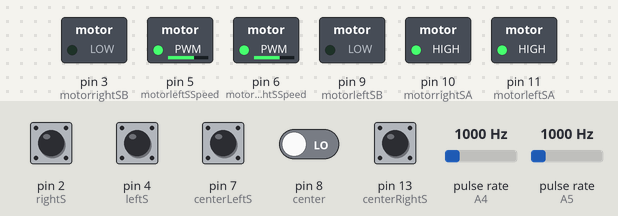
This sketch was run on a simulated Arduino Uno, built with avr-gcc and run on an emulated ATmega328P. Shown: switched loads named in the sketch (green lamp = pin HIGH). Wiring (inferred from the names in the program): 2 × pulse sensor: data A4 / data A5. The test bench sets the inputs (shaded band); at power-on: pin 2 (rightS), pin 4 (leftS), pin 7 (centerLeftS), pin 13 (centerRightS) HIGH, pin 8 (center) LOW, pulse rate (sensors on A4, A5) 1000 Hz. What the sketch prints to the serial monitor is not drawn.

Above: at 1.2 s.
1.3 s: pulse rate (sensor on A4) set to 0 Hz
At 2.1 s:
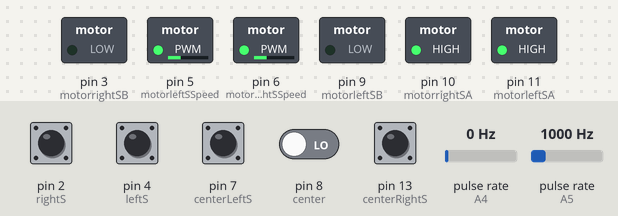
At 3.7 s:
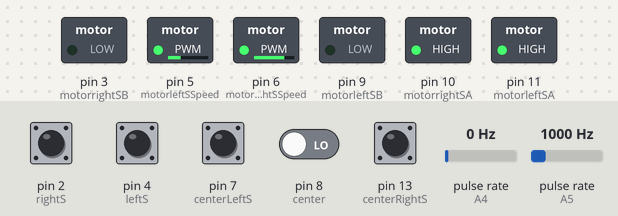
4.3 s: pulse rate (sensor on A4) set to 100 Hz
At 5.4 s:
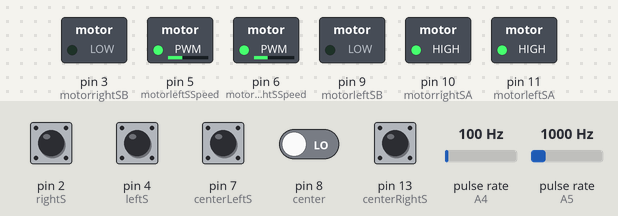
7.3 s: pulse rate (sensor on A5) set to 1250 Hz
10.3 s: pulse rate (sensor on A5) set to 100 Hz
At 10.8 s:
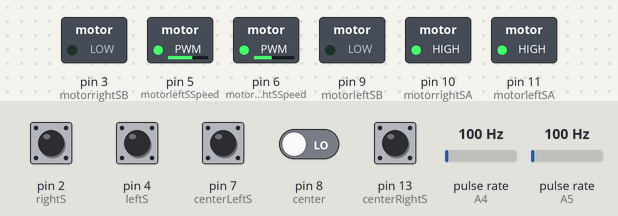
13.3 s: pulse rate (sensor on A5) set to 2500 Hz
16.3 s: pulse rate (sensor on A4) set to 2500 Hz
Timing chart, 0 to 20.3 s (numbered marks = the images above; inputs shaded):
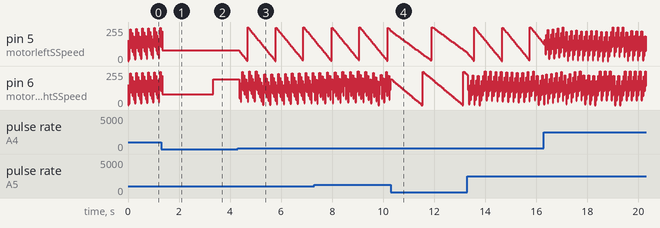

Measured:
- after the input at 1.3 s, pin 5 (motorleftSSpeed): goes on until 1.3 s, then stays 80/255
- after the input at 4.3 s, pin 5 (motorleftSSpeed): ramps from 253/255 to 0/255 and jumps back, once every 1.1 s

The sketch:

PID_interrupt_2_motors_ErrorPoint_Change_8.ino
```cpp
#include <stdio.h>
#include <SoftwareSerial.h>

/*This program drives the wheels of the robot forward and uses the tacometers to count the rotations in ticks
The ticks is summed in the variables int stateLeftTaco and int stateRightTaco. Speed is controlled with the variables slowL
and slowR*/

/* ======================================= Pins setup =========================================== */

int bluetoothTx = A0;  // TX-O pin of bluetooth
int bluetoothRx = A1;  // RX-I pin of bluetooth
SoftwareSerial bluetooth(bluetoothTx, bluetoothRx);

//Taco meters pins
  const int leftTacho=A4;
  const int rightTacho=A5;

// sensors pins
  int center = 8;         //hvid PB0
  int centerLeftS = 7;    //lilla PD7
  int centerRightS = 13;  //grøn PB5
  int leftS = 4;          //blå PD4
  int rightS = 2;         //brun PD0

// motor pins
  int motorleftSA=11; // pin 11 på arduino forbundet til pin 2 på motor driver
  int motorrightSA=10; // pin 10 på arduino forbundet til pin 10 på motor driver
  int motorleftSB=9; // pin 9 på arduino forbundet til pin 7 på motor driver
  int motorrightSB=3; // pin 3 på arduino forbundet til pin 15 på motor driver

  int motorleftSSpeed=5; // pin 5 på arduino forbundet til pin 1 på motor driver
  int motorrightSSpeed=6; // pin 6 på arduino forbundet til pin 9 på motor driver

/* ======================================= Pins setup End =========================================== */

/* ====================================== global variables ==========================================*/

  //variables for PID functions
  const float Kp_value = 2.5; // 1: 2.5 ; 2: 4 ; 3: 5 ; 4:
  const float Ki_value = 0.0000;
  const float Kd_value = 2.35; // 1: (2.35 - 2.5) ; 2: (3.9 - 4) ; 3: 4.9

  //variables for PID line sensors
  float KpLine=0, KiLine=0.0, KdLine=0;
  float PLine=0, ILine=0, DLine=0, PID_value=0;
  float previous_error=0, previous_I=0;

  // starting pwm for both motors
  short int old_DutyL = 68;
  short int old_DutyR = 68;

  // value in Hz
  float EXT_SetPoint = 50; // standart 40 Hz

  // error value
  float EPchangeL;
  float EPchangeR;

  // Freq. for each tacho
  float TachoLeftFreq = 0;
  float TachoRightFreq = 0;

  // time for PID
  float old_PID_time = millis();
  float new_PID_time = 0;
  float timeDiff = 0;
  int counter = 0;

  //start and stop from bluetooth
  int go=1; //used to determine start or stop from bluetooth buttons. 1=start 0=stop

/* ==================================== global variables End =========================================*/

// ======================================= Function prototypes =======================================
  void tachoFunction(); // function to check tachos, the time periode / frequencies, used for checking error
  void ReadSensors();   // use for line following
  // PID function for motor control. requires pwm input as starting point
  int PIDFunctionL(int PWMSignal, int InputSetPoint, float SensorError);
  int PIDFunctionR(int PWMSignal, int InputSetPoint, float SensorError);

  // bluetooth
  int func_BT_init (void); //initializes bluetooth, call it in setup
  int func_BTGraph(int HertzL, int HertzR, int SetPoint); //prints 3 variables to a BlueTooth graph
  int func_BTPIDLValues(float P, float I, float D); //Prints PID variables to BlueTooth console
  int func_BTPIDRValues(float P, float I, float D); //Prints PID variables to BlueTooth console
  int func_BTreadbuttons (void); //Reads BlueTooth buttons when called
// ===================================== Function prototypes End =====================================

/* ****************************************** Setup Start *********************************************** */
void setup() {
/* ====================================== pin direction setup ====================================== */
  // sensors
  pinMode (center, INPUT);
  pinMode (centerLeftS, INPUT);
  pinMode (centerRightS, INPUT);
  pinMode (leftS, INPUT);
  pinMode (rightS, INPUT);

  // motors
  pinMode (motorleftSA, OUTPUT);
  pinMode (motorrightSA, OUTPUT);
  pinMode (motorleftSB, OUTPUT);
  pinMode (motorrightSB, OUTPUT);
  pinMode (motorleftSSpeed, OUTPUT);
  pinMode (motorrightSSpeed, OUTPUT);

  //Tacho meters
  pinMode(rightTacho, INPUT);
  pinMode(leftTacho, INPUT);

/* ====================================== pin direction setup End ====================================== */

  Serial.begin(9600);
  //func_BT_init(); //initialize bluetooth and clear graph

// ====================================== moter speed settings ======================================
  // forward dirction for left motor
  digitalWrite(motorleftSA, 1);
  digitalWrite(motorleftSB, 0);

  // forward dirction for right motor
  digitalWrite(motorrightSA, 1);
  digitalWrite(motorrightSB, 0);

// ==================================== moter speed settings End =====================================
}
/* ****************************************** Setup end ************************************************* */

/* **************************************** void loop start ********************************************* */
void loop() {
  // serial print setpoint
  Serial.print(EXT_SetPoint);
  Serial.print(" ");
  //func_BTreadbuttons (); //Read BlueTooth buttons
  if (go==1) //start has been pressed
  {
    // drive forward, using PWM
    analogWrite(motorleftSSpeed, old_DutyL);  // use PWM values for left motor, initial PWM and after changed using PID
    analogWrite(motorrightSSpeed, old_DutyR); // use PWM values for right motor, initial PWM and after changed using PID

    // Read sensors to follow line, and change error for PID accordingly to the line
    ReadSensors();

    // Read values from tacho, store freq. value for both in a variable for each
    ReadTacho();


    // calls PID functions for both motors and store returned result for use next time functuion is called

      //new_PID_time=millis(); //read millis into newvalue
      //timeDiff = new_PID_time - old_PID_time; //calculate the period
      //old_PID_time = new_PID_time; //update oldvalue with new value
      //Serial.print("Time: ");
      //Serial.println(timeDiff);

      old_DutyL = PIDFunctionL(old_DutyL , EXT_SetPoint, EPchangeL); // PID_value er error fra line sensor
      old_DutyR = PIDFunctionR(old_DutyR , EXT_SetPoint, EPchangeR); // PID_value er error fra line sensor
      //func_BTGraph(TachoLeftFreq, TachoRightFreq, EXT_SetPoint); //write Hertz and setpoint values to bluetooth graph


  }
  else
  {
    analogWrite(motorleftSSpeed, 0);
    analogWrite(motorrightSSpeed, 0);
  }
}
/* ****************************************** void loop end ********************************************* */

/*===================================== functions ======================================*/
/* ************************************ PID functions ********************************* */
  // ================================== PID function L ================================
  int PIDFunctionL(int PWMSignal, int InputSetPoint, float SensorError){

    short int Error;    // error value taco left
    float PL;            // Holds the calculated Proportional value for taco left
    float IL;            // integral for left taco
    short int I_error;  // Holds the calculated Integral value for left taco
    float DL;            // Holds the calculated Differential value for left taco
    short int D_error;  // Holds the derivative error for left taco
    int SetPoint = InputSetPoint + SensorError;
    short int old_PWM = PWMSignal; // store function input (pwm) for use in function
    short int New_PWM = 0;

    // Error of Set point vs FB for left taco
    Serial.print(SetPoint);
    Error = (SetPoint - TachoLeftFreq);  // setpoint is wished value, FB is output from taco
    if(Error == 0) // error equal to 0 means that the desired PWM value is reached. As a result is the cumulative error reset, to prevent a wind up effect
    {
      I_error = 0;
    }

    // P factor and error
    PL = Kp_value * Error;

    // I_erro over time factor of the I term
    I_error += Error;

    // Set up a Integral windup protection. Set a max and a min level for the I error

    // I factor over time. Remember I is error over time. Which means if error is 1 over two iteration error is now 2
    IL = Ki_value * I_error;

    // D factor of the PID
    DL = Kd_value * (D_error - Error);

    // The New error becomes the error the D expects and if not the same it will adjust for it.
    D_error = Error;

    // the PID SUM Logic
    New_PWM = old_PWM + (PL + IL + DL);

    //load the new duty cycle to the variable of the old so you can adjust for it.
    old_PWM = New_PWM;

    // Implement a min max for your PWM value before you send it further.

    constrain(old_PWM,0,255);

    //Serial.print("L: ");
    //Serial.print(old_PWM);

    analogWrite(motorleftSSpeed, old_PWM);
    //func_BTPIDLValues(PL,IL,DL); //write P,I and D values to bluetooth console
    return old_PWM;

  }
  // ============================== PID function L End ================================

// PID function R
  int PIDFunctionR(int PWMSignal, int InputSetPoint, float SensorError){

    short int Error;    // error value taco right
    float PR;        // Holds the calculated Proportional value for taco right
    float IR;        // integral for right taco
    short int I_error;  // Holds the calculated Integral value for right taco
    float DR;        // Holds the calculated Differential value for right taco
    short int D_error;  // Holds the derivative error for right taco
    int SetPoint = InputSetPoint + SensorError;
    short int old_PWM = PWMSignal; // store function input (pwm) for use in function
    short int New_PWM = 0;
    // Error of Set point vs FB for right taco
    Serial.print(SetPoint);
    Error = (SetPoint - TachoRightFreq); // setpoint is wished value, FB is output from taco
    if(Error == 0) // error equal to 0 means that the desired PWM value is reached. As a result is the cumulative error reset, to prevent a wind up effect
    {
      I_error = 0;
    }

    // P factor and error
    PR = Kp_value * Error;

    // I_erro over time factor of the I term
    I_error += Error;

    // Set up a Integral windup protection. Set a max and a min level for the I error

    // I factor over time. Remember I is error over time. Which means if error is 1 over two iteration error is now 2
    IR = Ki_value * I_error;

    // D factor of the PID
    DR = Kd_value * (D_error - Error);
    // The New error becomes the error the D expects and if not the same it will adjust for it.
    D_error = Error;

    // the PID SUM Logic
    New_PWM = old_PWM + (PR + IR + DR);

    //load the new duty cycle to the variable of the old so you can adjust for it.
    old_PWM = New_PWM;

    constrain(old_PWM,0,255);

    //Serial.print(" - R: ");
    //Serial.println(old_PWM);

    // You can also implement a min max for your PWM value before you send it further.
    analogWrite(motorrightSSpeed, old_PWM);
    //func_BTPIDRValues(PR,IR,DR); //write P,I and D values to bluetooth console
    return old_PWM;

}
/* ************************************ PID functions ********************************* */
/* ********************************* Tachometer readings ****************************** */
  void ReadTacho()
  {
    // Combined timePeriode for low and high in mili sec
    float LeftTimePeriod = 0;
    float RightTimePeriod = 0;

    //high and low time periode for left tacho
    LeftTimePeriod += pulseIn(leftTacho, HIGH);
    LeftTimePeriod += pulseIn(leftTacho, LOW);
    TachoLeftFreq = 1000000/LeftTimePeriod;
    //Serial.print("FreqR: ");
    Serial.print(TachoLeftFreq);
    Serial.print(" ");

    //high and low time periode for right tacho
    RightTimePeriod += pulseIn(rightTacho, HIGH);
    RightTimePeriod += pulseIn(rightTacho, LOW);
    TachoRightFreq = 1000000/RightTimePeriod;
    //Serial.print(" - FreqL: ");
    Serial.println(TachoRightFreq);

  }

/* ********************************* Tachometer readings ****************************** */

/* ********************************* Sensor read start ******************************** */
  void ReadSensors()
  {

    // Sensor state - read sensors and store in variables
    int stateCenter = digitalRead (center);
    int stateCenterLeftS = digitalRead (centerLeftS);
    int stateCenterRightS = digitalRead (centerRightS);
    int stateLeftS = digitalRead (leftS);
    int stateRightS = digitalRead (rightS);


if(stateLeftS == 0 && stateCenterLeftS == 0 && stateCenter == 1 && stateCenterRightS == 0 && stateRightS == 0)  // OOXOO
    {
      EPchangeL = 0;
      EPchangeR = 0;
      ILine = 0; // reset comulative error when desired sensor state is reached, to prevent wind up effect
    }
    else if(stateLeftS == 0 && stateCenterLeftS == 1 && stateCenter == 1 && stateCenterRightS == 0 && stateRightS == 0) // OXXOO
    {
      EPchangeL = 30;
      EPchangeR = -2;
    }
    else if(stateLeftS == 0 && stateCenterLeftS == 1 && stateCenter == 0 && stateCenterRightS == 0 && stateRightS == 0) // OXOOO
    {
      EPchangeL = 35;
      EPchangeR = -4;
    }
    else if(stateLeftS == 1 && stateCenterLeftS == 1 && stateCenter == 0 && stateCenterRightS == 0 && stateRightS == 0) // XXOOO
    {
      EPchangeL = 40;
      EPchangeR = -6;
    }
    else if(stateLeftS == 1 && stateCenterLeftS == 0 && stateCenter == 0 && stateCenterRightS == 0 && stateRightS == 0) // XOOOO
    {
      EPchangeL = 45;
      EPchangeR = -8;
    }
    else if(stateLeftS == 0 && stateCenterLeftS == 0 && stateCenter == 1 && stateCenterRightS == 1 && stateRightS == 0) // OOXXO
    {
      EPchangeL = -2;
      EPchangeR = 30;
    }
    else if(stateLeftS == 0 && stateCenterLeftS == 0 && stateCenter == 0 && stateCenterRightS == 1 && stateRightS == 0) // OOOXO
    {
      EPchangeL = -4;
      EPchangeR = 35;
    }
    else if(stateLeftS == 0 && stateCenterLeftS == 0 && stateCenter == 0 && stateCenterRightS == 1 && stateRightS == 1) // OOOXX
    {
      EPchangeL = -6;
      EPchangeR = 40;
    }
    else if(stateLeftS == 0 && stateCenterLeftS == 0 && stateCenter == 0 && stateCenterRightS == 0 && stateRightS == 1) // OOOOX
    {
      EPchangeL = -8;
      EPchangeR = 45;
    }
    else if(stateLeftS == 0 && stateCenterLeftS == 0 && stateCenter == 0 && stateCenterRightS == 0 && stateRightS == 0) // OOOOO
    {
      if(EPchangeL == 45)
      {
        EPchangeL = 50;
        EPchangeR = -10;
      }
      else if(EPchangeR == 45)
      {
        EPchangeL = -10;
        EPchangeR = 50;
      }
    }

    /*PLine =  EPchange;
    ILine = ILine +  EPchange;
    DLine =  EPchange - previous_error;
    PID_value = ((KpLine * PLine) + (KiLine * ILine) + (KdLine * DLine));
    previous_error = EPchange;*/
    //Serial.println(PID_value);
  }

/* ********************************** Sensor read end  ******************************** */

/* ********************************** Bluetooth start ********************************* */
int func_BT_init (void) //initializes bluetooth, call it in setup
  {
    bluetooth.begin(115200);  // The Bluetooth Mate defaults to 115200bps
    bluetooth.print("$");  // Print three times individually
    bluetooth.print("$");
    bluetooth.print("$");  // Enter command mode
    delay(100);  // Short delay, wait for the Mate to send back CMD
    bluetooth.println("U,9600,N");  // Temporarily Change the baudrate to 9600, no parity
    // 115200 can be too fast at times for NewSoftSerial to relay the data reliably
    bluetooth.begin(9600);  // Start bluetooth serial at 9600
    bluetooth.print("*GC*"); //Clear bluetooth graph
  }

int func_BTGraph(int HertzL, int HertzR, int SetPoint) //prints 3 variables to a BlueTooth graph
  {
    bluetooth.print("*G"); //select graph
    bluetooth.print(HertzL); //print HertzL to trace 1
    bluetooth.print(".1");
    bluetooth.print(",");
    bluetooth.print(HertzR); //print HertzR to trace 2
    bluetooth.print(".2");
    bluetooth.print(",");
    bluetooth.print(SetPoint); //print SetPoint to trace 3
    bluetooth.print(".3*");
  }

int func_BTPIDLValues(float P, float I, float D) //Prints PID variables to BlueTooth console
  {
    bluetooth.print("*A"); //select console 1
    bluetooth.print("PL="); //print P to console
    bluetooth.println(P);

    bluetooth.print("IL="); //print I to console 1
    bluetooth.println(I);

    bluetooth.print("DL="); //print D to console 1
    bluetooth.println(D);
    bluetooth.println(""); //insert a blank line to make it look pretty
    bluetooth.print("*"); // end of write to console 1
  }

int func_BTPIDRValues(float P, float I, float D) //Prints PID variables to BlueTooth console
  {
    bluetooth.print("*C"); //select console 1
    bluetooth.print("PR="); //print P to console
    bluetooth.println(P);

    bluetooth.print("IR="); //print I to console 1
    bluetooth.println(I);

    bluetooth.print("DR="); //print D to console 1
    bluetooth.println(D);
    bluetooth.println(""); //insert a blank line to make it look pretty
    bluetooth.print("*"); // end of write to console 1
  }

int func_BTreadbuttons (void) //Reads BlueTooth buttons when called
  {
    if(bluetooth.available())  // If the bluetooth app sent any characters
    {
      char btn=((char)bluetooth.read()); //store the received in btn
      if (btn==0x53) //if char S is received
      {
      bluetooth.print("*B"); //select console 2
      bluetooth.println("Start"); //print start to console 2
      bluetooth.print("*"); // end of write to console 1
      go=1; // set go to 1 to start the program
      }
        if (btn==0x52) //if char R is received
        {
        bluetooth.print("*B"); //select console 2
        bluetooth.println("Stop"); //print stop to console 2
        bluetooth.print("*"); //end of write to console 1
        go=0; //set go to 0 to stop the program
        }
          if (btn==0x58) //if char X is received
          {
          bluetooth.print("*B"); //select console 2
          bluetooth.println("Clear"); //print clear to console 2
          bluetooth.print("*GC*"); //clear graph
          }
   } // else nothing
  }

/* ********************************** Bluetooth end *********************************** */

/*===================================== functions ======================================*/
```
